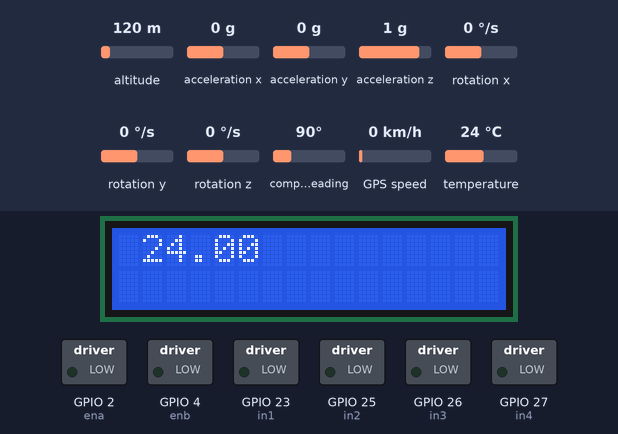
Bench run of a sketch on a simulated ESP32. Parts: 16×2 character LCD, switched loads named in the sketch (green lamp = pin HIGH). Inputs (shaded band) come from the test bench; at power-on: altitude 120 m, acceleration x 0 g, acceleration y 0 g, acceleration z 1 g, rotation x 0 °/s, rotation y 0 °/s, rotation z 0 °/s, compass heading 90°, GPS speed 0 km/h, temperature 24 °C. WiFi joins after 1.5 s; servers stay silent unless stated; the GPS gets a fix after 3 s at 37.7749, -122.4194 with 8 satellites; the modem accepts every AT command (registered, SIM ready, sends succeed) and sends nothing else; what the sketch prints to the serial monitor is not drawn.

Above: at 3.2 s.
At 5.2 s:
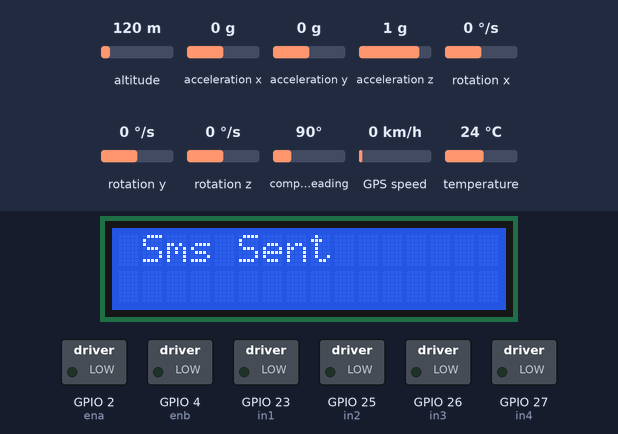

The sketch:

rough_step3_carcontroll_withgps.ino
```cpp
#define BLYNK_TEMPLATE_ID "TMPL3pxI_z6v3"
#define BLYNK_TEMPLATE_NAME "AccidentAlertSystem"
#define BLYNK_AUTH_TOKEN "GA3iqHmcCDyV77UFmWjntSQogc67BfoV"
#define mq3pin 34
#include <WiFi.h>
#include <WiFiClient.h>
#include <LiquidCrystal_I2C.h>
#include <Adafruit_MPU6050.h>
#include <Adafruit_Sensor.h>
#include <Wire.h>
#include <BlynkSimpleEsp32.h>
#include <TinyGPS++.h>
int GPSBaud = 9600;

TinyGPSPlus gps;

Adafruit_MPU6050 mpu;
LiquidCrystal_I2C lcd(0x27, 16, 2);

char ssid[] = "Jio TP"; // Replace with your WiFi SSID
char pass[] = "Hanuman@3009"; // Replace with your WiFi Password

// Motor driver pins
const int ena = 2;
const int in1 = 23;
const int in2 = 25;
const int in3 = 26;
const int in4 = 27;
const int enb = 4;

int sensorval;

float gpslat, gpslon;

void sendlocation(){
  while (Serial2.available() > 0) {
    if (gps.encode(Serial2.read())) {
      gpslat = gps.location.lat();
      gpslon = gps.location.lng();
      Serial.println("Sending Location");
      Serial1.println("AT");
      delay(1000);
      Serial1.print("AT+CMGF=1\r");
      delay(1000);
      Serial1.print("AT+CMGS=\"+919483088337\"\r");
      delay(1000);
      // The text of the message to be sent.
      Serial1.print("Google Maps Link: ");
      Serial1.print("https://www.google.com/maps/search/?api=1&query=");
      Serial1.print(gpslat, 6);
      Serial1.print(",");
      Serial1.println(gpslon, 6);
      delay(1000);
      Serial1.write(0x1A);
      delay(1000);
    }
  }
}


void displaylcd(String message) {
  lcd.clear();
  lcd.setCursor(1, 0);
  lcd.print(message);
}

void updateSerial() {
  delay(500);
  while (Serial.available()) {
    Serial1.write(Serial.read()); // Forward what Serial received to Software Serial Port
  }
  while (Serial1.available()) {
    Serial.write(Serial1.read()); // Forward what Software Serial received to Serial Port
  }
}

void forward(){
  digitalWrite(in1, HIGH);
  digitalWrite(in2, LOW);
  digitalWrite(in3, HIGH);
  digitalWrite(in4, LOW);
}
void backward(){
  digitalWrite(in1, LOW);
  digitalWrite(in2, HIGH);
  digitalWrite(in3, LOW);
  digitalWrite(in4, HIGH);
}
void left(){
  digitalWrite(in1, LOW);
  digitalWrite(in2, HIGH);
  digitalWrite(in3, HIGH);
  digitalWrite(in4, LOW);
}
void right(){
  digitalWrite(in1, HIGH);
  digitalWrite(in2, LOW);
  digitalWrite(in3, LOW);
  digitalWrite(in4, HIGH);
}
void stop(){
  digitalWrite(in1, LOW);
  digitalWrite(in2, LOW);
  digitalWrite(in3, LOW);
  digitalWrite(in4, LOW);
}

void alcohol_stop(){
  sensorval = analogRead(mq3pin);
  if(sensorval>400){
    stop();
    Serial.println(sensorval);
  }
  else{
    Serial.println(sensorval);
    Serial.println("The person is not Drunk");
  }
}

void displayInfo()
{
  if (gps.location.isValid())
  {
    Serial.print("Latitude: ");
    Serial.println(gps.location.lat(), 6);
    Serial.print("Longitude: ");
    Serial.println(gps.location.lng(), 6);
    Serial.print("Altitude: ");
    Serial.println(gps.altitude.meters());
  }
  else
  {
    Serial.println("Location: Not Available");
  }

  Serial.print("Date: ");
  if (gps.date.isValid())
  {
    Serial.print(gps.date.month());
    Serial.print("/");
    Serial.print(gps.date.day());
    Serial.print("/");
    Serial.println(gps.date.year());
  }
  else
  {
    Serial.println("Not Available");
  }

  Serial.print("Time: ");
  if (gps.time.isValid())
  {
    if (gps.time.hour() < 10) Serial.print(F("0"));
    Serial.print(gps.time.hour());
    Serial.print(":");
    if (gps.time.minute() < 10) Serial.print(F("0"));
    Serial.print(gps.time.minute());
    Serial.print(":");
    if (gps.time.second() < 10) Serial.print(F("0"));
    Serial.print(gps.time.second());
    Serial.print(".");
    if (gps.time.centisecond() < 10) Serial.print(F("0"));
    Serial.println(gps.time.centisecond());
  }
  else
  {
    Serial.println("Not Available");
  }

  Serial.println();
  Serial.println();
  delay(1000);
}

void gpsdetect(){
  while (Serial2.available() > 0)
    if (gps.encode(Serial2.read()))
      displayInfo();

  // If 5000 milliseconds pass and there are no characters coming in
  // over the software serial port, show a "No GPS detected" error
  if (millis() > 5000 && gps.charsProcessed() < 10)
  {
    Serial.println("No GPS detected");
    while(true);
  }
}


void sendsms() {
  Serial1.println("AT"); // Handshaking with SIM900
  updateSerial();
  Serial1.println("AT+CMGF=1"); // Configuring TEXT mode
  updateSerial();
  Serial1.println("AT+CMGS=\"+919483088337\""); // Change ZZ with country code and xxxxxxxxxxx with phone number to sms
  updateSerial();
  Serial1.print("Accident has occurred please help us"); // Text content
  updateSerial();
  Serial1.write(26);
  displaylcd("Sms Sent"); // Display message on LCD
}

void setup() {
  lcd.init();
  lcd.backlight();
  Serial1.begin(115200, SERIAL_8N1, 14, 12);
  Serial.begin(115200);
  delay(10);
  Serial.println("Connecting to ...");
  Serial.println(ssid);
  WiFi.begin(ssid,pass);
  int wifi_ctr = 0;
  while(WiFi.status() != WL_CONNECTED){
    delay(500);
    Serial.print(".");
  }
  Serial.println("Wifi Connected");
  Serial2.begin(GPSBaud);

  // Initialize Blynk
  Blynk.begin(BLYNK_AUTH_TOKEN, ssid, pass);

  // Initialize motor driver pins
  pinMode(ena, OUTPUT);
  pinMode(in1, OUTPUT);
  pinMode(in2, OUTPUT);
  pinMode(in3, OUTPUT);
  pinMode(in4, OUTPUT);
  pinMode(enb, OUTPUT);
  pinMode(mq3pin,INPUT);
  Serial.println("Initializing...");
  delay(1000);

  if (!mpu.begin()) {
    Serial.println("Failed to find MPU6050 chip");
    while (1) {
      delay(10);
    }
  }
  Serial.println("MPU6050 Found!");
  mpu.setAccelerometerRange(MPU6050_RANGE_8_G);
  mpu.setGyroRange(MPU6050_RANGE_500_DEG);
  mpu.setFilterBandwidth(MPU6050_BAND_21_HZ);
  delay(100);
}

void loop() {
  Blynk.run();
  alcohol_stop();
  sensors_event_t a, g, temp;
  mpu.getEvent(&a, &g, &temp);

  // Print out the values
  Serial.print("Acceleration X: ");
  displaylcd("Acceleration X: ");
  Serial.print(a.acceleration.x);
  displaylcd(String(a.acceleration.x));
  Serial.print(", Y: ");
  displaylcd(", Y: ");
  Serial.print(a.acceleration.y);
  displaylcd(String(a.acceleration.y));
  Serial.print(", Z: ");
  displaylcd(", Z: ");
  Serial.print(a.acceleration.z);
  displaylcd(String(a.acceleration.z));
  Serial.println(" m/s^2");

  Serial.print("Rotation X: ");
  displaylcd("Rotation X: ");
  Serial.print(g.gyro.x);
  displaylcd(String(g.gyro.x));
  Serial.print(", Y: ");
  displaylcd(", Y: ");
  Serial.print(g.gyro.y);
  displaylcd(String(g.gyro.y));
  Serial.print(", Z: ");
  displaylcd(", Z: ");
  Serial.print(g.gyro.z);
  displaylcd(String(g.gyro.z));
  Serial.println(" rad/s");

  Serial.print("Temperature: ");
  displaylcd("Temperature: ");
  Serial.print(temp.temperature);
  displaylcd(String(temp.temperature));
  Serial.println(" degC");

  // Check for accident condition (example threshold values)
  if (a.acceleration.x > 5.0 || a.acceleration.y > 5.0 || a.acceleration.z > 5.0) {
    sendsms();
    sendlocation();
  }

  Serial.println("");
  delay(500);
}
BLYNK_WRITE(V1) {
  int motorSpeed = param.asInt();
  analogWrite(ena, motorSpeed);
  analogWrite(enb, motorSpeed);
  }

BLYNK_WRITE(V2) {
  int direction = param.asInt();
  if (direction == 1) {
    forward();
  } else if (direction == 2) {
    backward();
  } else if (direction == 3) {
    left();
  } else if (direction == 4) {
    right();
  } else {
    stop();
  }
}
```

Measured:
- what the display in image 0 shows lasts 2.0 s, from 3.1 s to 5.1 s
